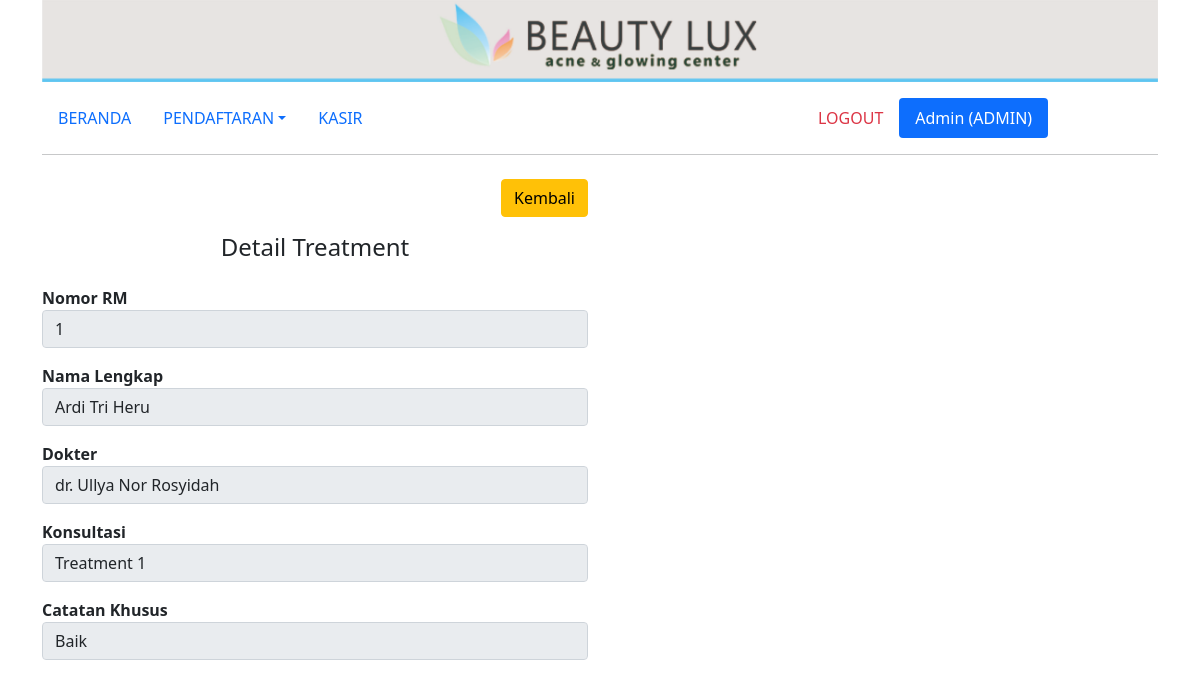
Page /daftar_treatment_detail.php?id_treatment=1 (signed in) on the committed database.
### tables this page shows
CREATE TABLE `treatment` (
  `id_treatment` int(100) NOT NULL AUTO_INCREMENT,
  `id_customer` int(10) NOT NULL,
  `id_user` int(3) NOT NULL,
  `dokter` varchar(50) NOT NULL,
  `konsultasi` varchar(100) NOT NULL,
  `note` varchar(100) NOT NULL,
  `tanggal` timestamp NOT NULL DEFAULT current_timestamp() ON UPDATE current_timestamp(),
  `status` int(1) NOT NULL,
  `kesimpulan` varchar(100) DEFAULT NULL,
  PRIMARY KEY (`id_treatment`),
  KEY `id_treatment` (`id_treatment`),
  KEY `id_customer` (`id_customer`),
  CONSTRAINT `treatment_ibfk_1` FOREIGN KEY (`id_customer`) REFERENCES `customer` (`id_customer`)
);

CREATE TABLE `customer` (
  `id_customer` int(10) NOT NULL AUTO_INCREMENT,
  `nama` varchar(50) NOT NULL,
  `tgl_lahir` date NOT NULL,
  `tempat_lahir` varchar(20) NOT NULL,
  `alamat` varchar(100) NOT NULL,
  `no_hp` varchar(13) NOT NULL,
  PRIMARY KEY (`id_customer`),
  KEY `id_customer` (`id_customer`)
);

### daftar_treatment_detail.php (the view, shortened to what this page needs)
<?php include('templates/header.php'); ?>
<div class="container mb-5">
    <div class="row">
        <div class="col-md-12">
            <img src="img/header.jpg" class="img-fluid" alt="...">
        </div>
    </div>
    <div class="row mt-3 mb-2">
        <div class="col">
            <?php include('menu.php'); ?>
        </div>
    </div>
    <div class="row">
        <div class="col-md-6">
            <?php
            $id_treatment = $_GET['id_treatment'];
            include 'templates/koneksi.php';
            $query = mysqli_query($koneksi, "
            SELECT *
            FROM treatment
            JOIN customer
            ON treatment.id_customer = customer.id_customer
            WHERE id_treatment = '$id_treatment'
            ");
            while ($d = mysqli_fetch_array($query)) {
            ?>
                <form method="post" action="daftar_treatment_tambah.php" class="row g-3">
                    <div class="col-12">
                        <a href="daftar_treatment.php" type="submit" class="btn btn-warning float-end">Kembali</a>
                    </div>
                    <h4 class="text-center">Detail Treatment</h4>
                    <div class="col-12">
                        <label><b>Nomor RM</b></label>
                        <input type="text" name="" class="form-control" value="<?= $d['id_customer']; ?>" readonly>
                    </div>
                    <div class="col-12">
                        <label><b>Nama Lengkap</b></label>
                        <input type="text" name="" class="form-control" value="<?= $d['nama']; ?>" readonly>
                    </div>
                    <div class="col-12">
                        <label><b>Dokter</b></label>
                        <input type="text" name="" class="form-control" value="<?= $d['dokter']; ?>" readonly>
                    </div>
                    <div class="col-12">
                        <label><b>Konsultasi</b></label>
                        <input type="text" name="" class="form-control" value="<?= $d['konsultasi']; ?>" readonly>
                    </div>
                    <div class="col-12">
                        <label><b>Catatan Khusus</b></label>
                        <input type="text" name="" class="form-control" value="<?= $d['note']; ?>" readonly>
                    </div>
                </form>
            <?php } ?>
        </div>
    </div>
</div>
<?php include('templates/footer.php'); ?>

### rows in the picture
treatment: id_customer.id_customer "1", id_customer.nama "Ardi Tri Heru", dokter "dr. Ullya Nor Rosyidah", konsultasi "Treatment 1", note "Baik"

### other values in the picture
$_SESSION["nama_user"] "Admin"
$_SESSION["login_as"] "ADMIN"
